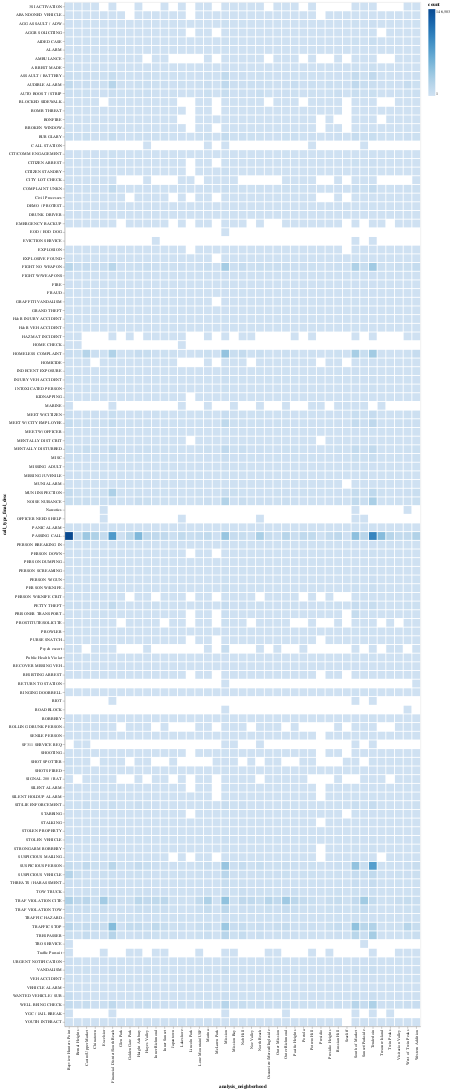

The notebook cell this image was saved under:
### Code cell
df_law_enf_001 = df_law_enf_delta_table.where(F.col('call_type_final_desc').isNotNull()).where(F.col('analysis_neighborhood').isNotNull()).\
        groupBy('analysis_neighborhood','call_type_final_desc').count().\
        orderBy(F.desc('analysis_neighborhood'))
from pyspark.sql.window import Window
windowsSpec=Window.partitionBy('analysis_neighborhood','call_type_final_desc').orderBy(F.desc('count'))
df_law_enf_001 = df_law_enf_001.withColumn('rank',F.rank().over(windowsSpec)).where('rank <= 5')
spark.conf.set("spark.sql.execution.arrow.pyspark.enabled", "true")
df_law_enf_00_pandas = df_law_enf_001.toPandas()

import altair as alt
alt.Chart(df_law_enf_00_pandas).mark_bar().encode(
    x='analysis_neighborhood',
    y='call_type_final_desc',
    color='count',
).interactive()

### Figure 1 — Vega-Lite specification as saved in the notebook (floating-point values rounded to 4 significant figures; data arrays with more than 128 entries replaced by an {"elided": "..."} marker saying what was removed)
{"config": {"view": {"continuousWidth": 300, "continuousHeight": 300}}, "data": {"name": "data-a1d9007dd9a7b67870ab136ef4b6c8ed"}, "mark": {"type": "bar"}, "encoding": {"color": {"field": "count", "type": "quantitative"}, "x": {"field": "analysis_neighborhood", "type": "nominal"}, "y": {"field": "call_type_final_desc", "type": "nominal"}}, "params": [{"name": "param_46", "select": {"type": "interval", "encodings": ["x", "y"]}, "bind": "scales"}], "$schema": "https://vega.github.io/schema/vega-lite/v5.8.0.json", "datasets": {"data-a1d9007dd9a7b67870ab136ef4b6c8ed": {"elided": "4081 records"}}}
